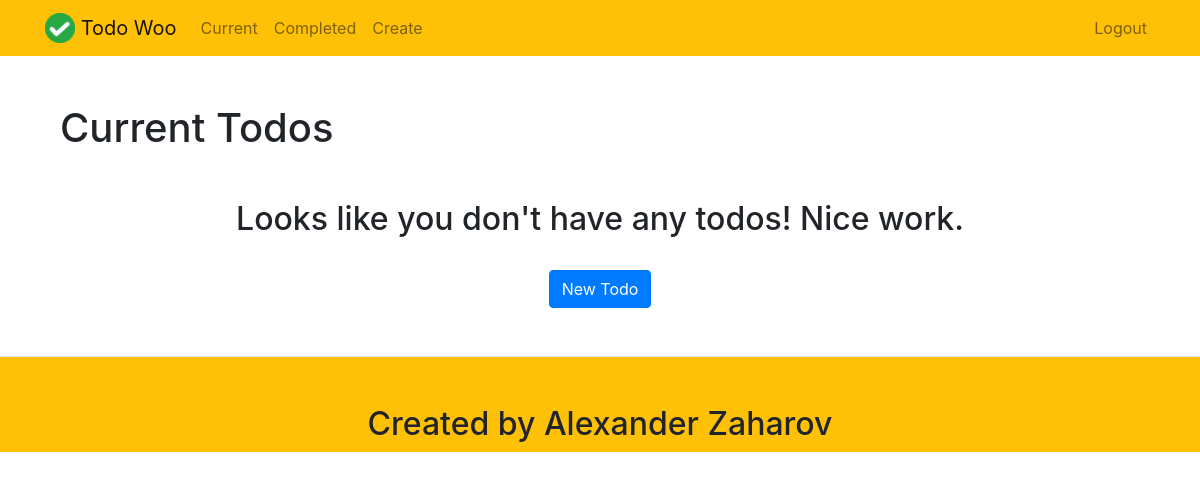
/current/ (signed in), run on an earlier commit of the app's database.
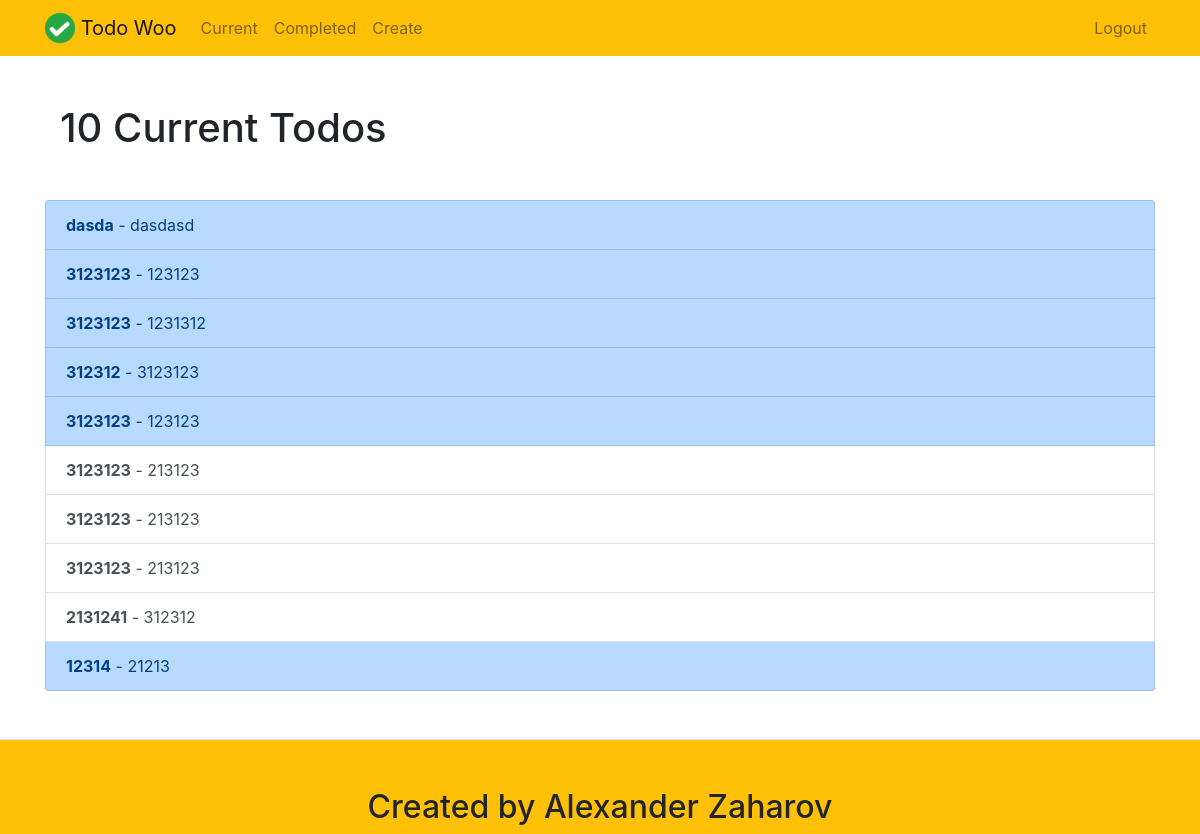
And on a later commit of the database.
### todo/models.py (models this page shows, shortened)
class Todos(models.Model):
    user = models.ForeignKey(User, on_delete=models.CASCADE)
    title = models.CharField(max_length=100)
    description = models.TextField(blank=True,verbose_name='description')
    important = models.BooleanField(default=False)
    created = models.DateTimeField(auto_now=True)
    date_completed = models.DateTimeField(null=True, blank=True, verbose_name='time todo this')

### todo/views.py (the view)
# urls.py: path('current/',currenttodos, name='currenttodos' ),
@login_required
def currenttodos(request):
    todos = Todos.objects.filter(user=request.user, date_completed__isnull=True).order_by('-created')
    return render(request, 'todo/currenttodos.html', context={'todos':todos})

### todo/templates/todo/currenttodos.html
{% extends 'todo/base.html' %}
{% block content %}
    <div class='justify-content-center mt-5'>
        <div class='col-md-10'>
            {% if todos %}
                <h1>{{ todos.count }} Current Todo{{ todos.count|pluralize }}</h1>
            {% else %}
                <h1>Current Todos</h1>
            {% endif %}
        </div>
    </div>
    <div class='row justify-content-center mt-5'>
        <div class='col md-10'>
            {% if todos %}
                <div class="list-group">
                    {% for todo in todos %}
                        <a href="{% url 'edittodo' todo.id %}"
                        class="list-group-item list-group-item-action
                        {% if todo.important %} list-group-item-primary{% endif %}">
                        <b>{{ todo.title }}</b>
                        {% if todo.description %} - {{ todo.description|truncatechars:30 }}{% endif %}
                        </a>
                    {% endfor %}
                </div>
            {% else %}
                <div class="text-center">
                    <h2>Looks like you don't have any todos! Nice work.</h2>
                <br>
                <a role="button" class="btn btn-primary" href="{% url 'createtodo' %}">New Todo</a>
                </div>
            {% endif %}
        </div>
    </div>
{% endblock content %}

What changed in the data, as far as the page shows it:
added Todos: title "dasda", description "dasdasd"
added Todos: title "3123123", description "123123"
added Todos: title "3123123", description "1231312"
added Todos: title "312312", description "3123123"
added Todos: title "3123123", description "123123"
added Todos: title "3123123", description "213123", important False (drawn)
added Todos: title "3123123", description "213123", important False (drawn)
added Todos: title "3123123", description "213123", important False (drawn)
added Todos: title "2131241", description "312312", important False (drawn)
added Todos: title "12314", description "21213"
Also different on the page:
{{ todos.count }}: (not shown) → "10"
text no longer shown: "Current Todos Looks like you don't have any todos! Nice work. New Todo"
text now shown: "Current Todo"
